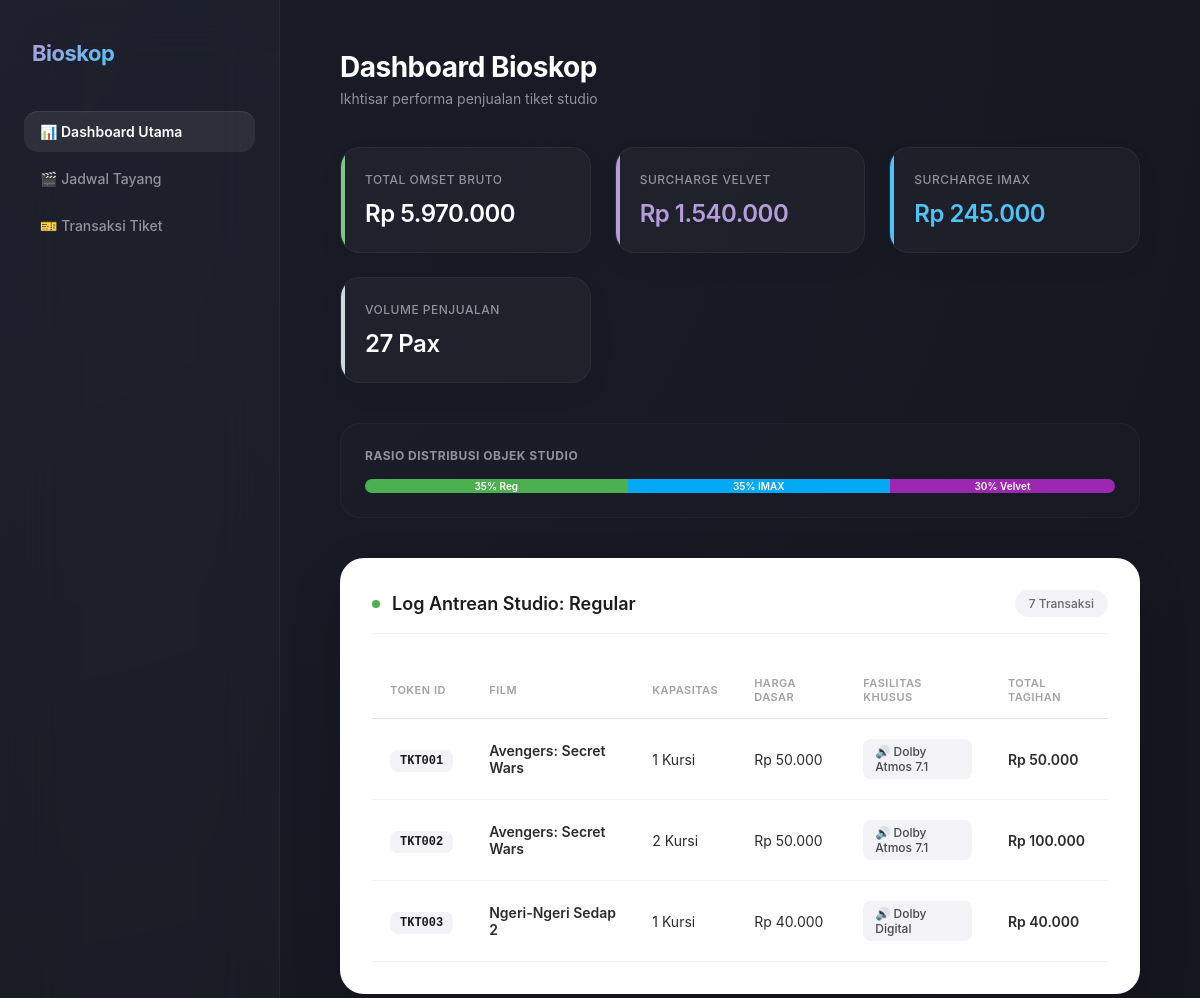
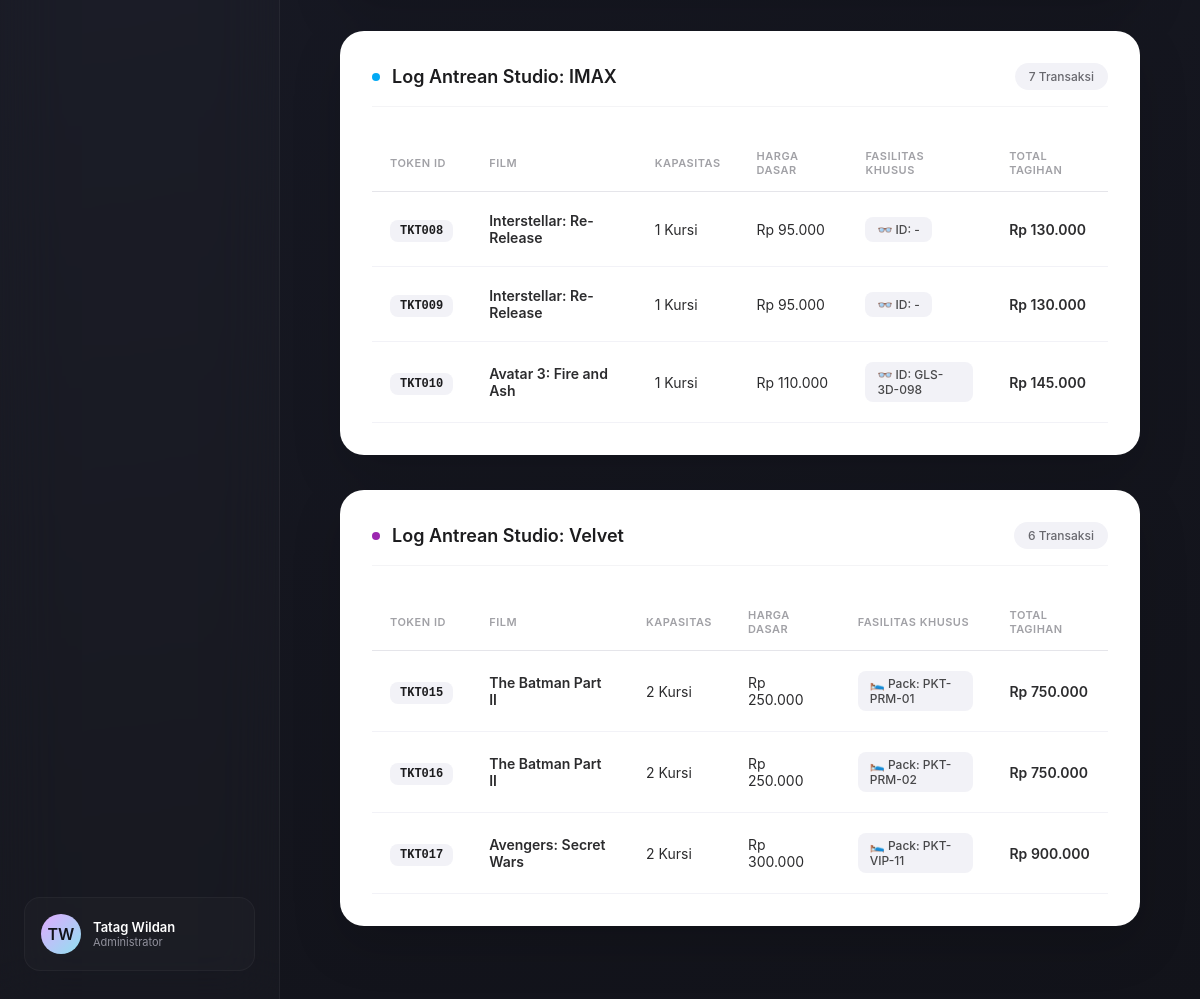
The page / on the database its author committed (2 pictures, top to bottom).
### tables this page shows
CREATE TABLE `table_tiket` (
  `id_tiket` varchar(10) NOT NULL,
  `nama_film` varchar(100) NOT NULL,
  `jadwal_tayang` datetime NOT NULL,
  `jumlah_kursi` int NOT NULL,
  `harga_dasar_tiket` decimal(10,2) NOT NULL,
  `jenis_studio` enum('Regular','IMAX','Velvet') NOT NULL,
  `lokasi_baris` varchar(5) DEFAULT NULL,
  `tipe_audio` varchar(30) DEFAULT NULL,
  `kacamata_3d_id` varchar(15) DEFAULT NULL,
  `efek_gerak_fitur` varchar(50) DEFAULT NULL,
  `bantal_selimut_pack` varchar(10) DEFAULT NULL,
  `layanan_butler` varchar(50) DEFAULT NULL
);

### proses_data.php (called while the page is built, shortened)
<?php
require_once __DIR__ . '/src/koneksi.php';
require_once __DIR__ . '/src/Tiket.php';
require_once __DIR__ . '/class/TiketRegular.php';
require_once __DIR__ . '/class/TiketMax.php';
require_once __DIR__ . '/class/TiketVelvet.php';
$query = "SELECT * FROM table_tiket ORDER BY jadwal_tayang ASC";
$result = $koneksi->query($query);
$daftarTiket = ['Regular' => [], 'IMAX' => [], 'Velvet' => []];
$totalPendapatan = 0;
$totalTiketTerjual = 0;
$totalSurchargeVelvet = 0;
$totalBiayaImax = 0;
if ($result && $result->num_rows > 0) {
    while ($row = $result->fetch_assoc()) {
        $studio = $row['jenis_studio'];
        $tiket = null;
        if ($studio == 'Regular') {
            $tiket = new TiketRegular(
                $row['id_tiket'], $row['nama_film'], $row['jadwal_tayang'], $row['jumlah_kursi'], $row['harga_dasar_tiket'],
                $row['tipe_audio'] ?? '-', $row['lokasi_baris'] ?? '-'
            );
            $daftarTiket['Regular'][] = $tiket;
        } elseif ($studio == 'IMAX') {
            $tiket = new TiketMax(
                $row['id_tiket'], $row['nama_film'], $row['jadwal_tayang'], $row['jumlah_kursi'], $row['harga_dasar_tiket'],
                $row['kacamata_3d_id'] ?? '-', $row['efek_gerak_fitur'] ?? '-'
            );
            $daftarTiket['IMAX'][] = $tiket;
            $totalBiayaImax += 35000 * $row['jumlah_kursi'];
        } elseif ($studio == 'Velvet') {
            $tiket = new TiketVelvet(
                $row['id_tiket'], $row['nama_film'], $row['jadwal_tayang'], $row['jumlah_kursi'], $row['harga_dasar_tiket'],
                $row['bantal_selimut_pack'] ?? '-', $row['layanan_butler'] ?? '-'
            );
            $daftarTiket['Velvet'][] = $tiket;
            $totalSurchargeVelvet += ($row['jumlah_kursi'] * $row['harga_dasar_tiket']) * 0.50;
        }
        if ($tiket) {
            $totalPendapatan += $tiket->hitungTotalHarga();
            $totalTiketTerjual += $tiket->getJumlahKursi();
        }
    }
}
$countRegular = count($daftarTiket['Regular']);
$countImax = count($daftarTiket['IMAX']);
$countVelvet = count($daftarTiket['Velvet']);
$totalData = max($countRegular + $countImax + $countVelvet, 1);
$pctRegular = round(($countRegular / $totalData) * 100);
$pctImax = round(($countImax / $totalData) * 100);
$pctVelvet = round(($countVelvet / $totalData) * 100);
?>

### src/Tiket.php (called while the page is built, shortened)
<?php
abstract class Tiket {
    protected $id_tiket;
    protected $nama_film;
    protected $jumlah_kursi;
    protected $harga_dasar_tiket;
    public function __construct($id_tiket, $nama_film, $jadwal_tayang, $jumlah_kursi, $harga_dasar_tiket) {
        $this->id_tiket = $id_tiket;
        $this->nama_film = $nama_film;
        $this->jumlah_kursi = $jumlah_kursi;
        $this->harga_dasar_tiket = $harga_dasar_tiket;
    }
    public function getIdTiket() { return $this->id_tiket; }
    public function getNamaFilm() { return $this->nama_film; }
    public function getJumlahKursi() { return $this->jumlah_kursi; }
    public function getHargaDasarTiket() { return $this->harga_dasar_tiket; }
}
?>

### class/TiketMax.php (called while the page is built, shortened)
<?php
require_once __DIR__ . '/../src/Tiket.php';
class TiketMax extends Tiket {
    protected $kacamata3dId;
    public function __construct($id_tiket, $nama_film, $jadwal_tayang, $jumlah_kursi, $harga_dasar_tiket, $kacamata3dId, $efekGerakFitur) {
        $this->kacamata3dId = $kacamata3dId;
    }
    public function getKacamata3dId() { return $this->kacamata3dId; }
    public function hitungTotalHarga() {
        return ($this->jumlah_kursi * $this->harga_dasar_tiket) + 35000;
    }
}
?>

### class/TiketRegular.php (called while the page is built, shortened)
<?php
require_once __DIR__ . '/../src/Tiket.php';
class TiketRegular extends Tiket {
    protected $tipeAudio;
    public function __construct($id_tiket, $nama_film, $jadwal_tayang, $jumlah_kursi, $harga_dasar_tiket, $tipeAudio, $lokasiBaris) {
        $this->tipeAudio = $tipeAudio;
    }
    public function getTipeAudio() { return $this->tipeAudio; }
    public function hitungTotalHarga() {
        return $this->jumlah_kursi * $this->harga_dasar_tiket;
    }
}
?>

### class/TiketVelvet.php (called while the page is built, shortened)
<?php
require_once __DIR__ . '/../src/Tiket.php';
class TiketVelvet extends Tiket {
    protected $bantalSelimutPack;
    public function __construct($id_tiket, $nama_film, $jadwal_tayang, $jumlah_kursi, $harga_dasar_tiket, $bantalSelimutPack, $layananButler) {
        $this->bantalSelimutPack = $bantalSelimutPack;
    }
    public function getBantalSelimutPack() { return $this->bantalSelimutPack; }
    public function hitungTotalHarga() {
        return ($this->jumlah_kursi * $this->harga_dasar_tiket) * 1.50;
    }
}
?>

### index.php (the view, shortened to what this page needs)
<?php
require_once __DIR__ . '/proses_data.php';
?>
<!DOCTYPE html>
<html lang="id">
<head>
    <link rel="stylesheet" href="css/dashboard.css">
</head>
<body>
    <aside class="sidebar">
        <div>
            <div class="sidebar-logo">
                <span style="background: linear-gradient(135deg, #b39ddb, #4fc3f7); -webkit-background-clip: text; -webkit-text-fill-color: transparent;">Bioskop</span>
            </div>
            <ul class="sidebar-menu">
                <li class="sidebar-item">
                    <div onclick="switchView('dashboard-view')" id="btn-dashboard-view" class="sidebar-link active">📊 Dashboard Utama</div>
                </li>
                <li class="sidebar-item">
                    <div onclick="switchView('jadwal-view')" id="btn-jadwal-view" class="sidebar-link">🎬 Jadwal Tayang</div>
                </li>
                <li class="sidebar-item">
                    <div onclick="switchView('transaksi-view')" id="btn-transaksi-view" class="sidebar-link">🎫 Transaksi Tiket</div>
                </li>
            </ul>
        </div>
        <div class="sidebar-footer">
            <div class="avatar-circle">TW</div>
            <div>
                <p style="font-size:13px; color:#ffffff; font-weight:600;">Tatag Wildan</p>
                <p style="font-size:11px; color:#92929d;">Administrator</p>
            </div>
        </div>
    </aside>
    <main class="main-content">
        <div id="dashboard-view" class="app-view active-view">
            <header class="main-header">
                <h1>Dashboard Bioskop</h1>
                <p>Ikhtisar performa penjualan tiket studio</p>
            </header>
            <section class="stats-grid">
                <div class="stat-card card-omset">
                    <h4>Total Omset Bruto</h4>
                    <div class="value">Rp <?php echo number_format($totalPendapatan, 0, ',', '.'); ?></div>
                </div>
                <div class="stat-card card-velvet">
                    <h4>Surcharge Velvet</h4>
                    <div class="value" style="color:#b39ddb;">Rp <?php echo number_format($totalSurchargeVelvet, 0, ',', '.'); ?></div>
                </div>
                <div class="stat-card card-imax">
                    <h4>Surcharge IMAX</h4>
                    <div class="value" style="color:#4fc3f7;">Rp <?php echo number_format($totalBiayaImax, 0, ',', '.'); ?></div>
                </div>
                <div class="stat-card card-volume">
                    <h4>Volume Penjualan</h4>
                    <div class="value"><?php echo $totalTiketTerjual; ?> Pax</div>
                </div>
            </section>
            <div class="chart-box">
                <h4 style="font-size:12px; color:#92929d; text-transform:uppercase; letter-spacing:0.5px;">Rasio Distribusi Objek Studio</h4>
                <div class="bar-container">
                    <div class="bar-segment" style="width: <?php echo $pctRegular; ?>%; background: #4caf50;"><?php echo $pctRegular; ?>% Reg</div>
                    <div class="bar-segment" style="width: <?php echo $pctImax; ?>%; background: #03a9f4;"><?php echo $pctImax; ?>% IMAX</div>
                    <div class="bar-segment" style="width: <?php echo $pctVelvet; ?>%; background: #9c27b0;"><?php echo $pctVelvet; ?>% Velvet</div>
                </div>
            </div>
            <?php foreach ($daftarTiket as $kategoriStudio => $listTiket): ?>
                <div class="milk-panel">
                    <div class="panel-header">
                        <div class="panel-title">
                            <span class="status-dot <?php echo 'dot-'.strtolower($kategoriStudio); ?>"></span>
                            <span>Log Antrean Studio: <?php echo $kategoriStudio; ?></span>
                        </div>
                        <span class="counter-badge"><?php echo count($listTiket); ?> Transaksi</span>
                    </div>
                    <div class="table-container">
                        <table>
                            <thead>
                                <tr><th>Token ID</th><th>Film</th><th>Kapasitas</th><th>Harga Dasar</th><th>Fasilitas Khusus</th><th>Total Tagihan</th></tr>
                            </thead>
                            <tbody>
                                <?php foreach (array_slice($listTiket, 0, 3) as $t): ?>
                                    <tr>
                                        <td><span class="ticket-token"><?php echo $t->getIdTiket(); ?></span></td>
                                        <td style="font-weight:600;"><?php echo $t->getNamaFilm(); ?></td>
                                        <td><?php echo $t->getJumlahKursi(); ?> Kursi</td>
                                        <td>Rp <?php echo number_format($t->getHargaDasarTiket(), 0, ',', '.'); ?></td>
                                        <td>
                                            <div class="pill-box">
                                                <?php
                                                if ($t instanceof TiketRegular) echo "<span class='pill-ios'>🔊 ".$t->getTipeAudio()."</span>";
                                                elseif ($t instanceof TiketMax) echo "<span class='pill-ios'>👓 ID: ".$t->getKacamata3dId()."</span>";
                                                elseif ($t instanceof TiketVelvet) echo "<span class='pill-ios'>🛌 Pack: ".$t->getBantalSelimutPack()."</span>";
                                                ?>
                                            </div>
                                        </td>
                                        <td style="font-weight:600;">Rp <?php echo number_format($t->hitungTotalHarga(), 0, ',', '.'); ?></td>
                                    </tr>
                                <?php endforeach; ?>
                            </tbody>
                        </table>
                    </div>
                </div>
            <?php endforeach; ?>
        </div>
    </main>
</body>
</html>

### rows shown on the page
table_tiket: id_tiket "TKT001", nama_film "Avengers: Secret Wars", jumlah_kursi "1", harga_dasar_tiket "50.000", tipe_audio "Dolby Atmos 7.1", $t->hitungTotalHarga() "50.000"
table_tiket: id_tiket "TKT002", nama_film "Avengers: Secret Wars", jumlah_kursi "2", harga_dasar_tiket "50.000", tipe_audio "Dolby Atmos 7.1", $t->hitungTotalHarga() "100.000"
table_tiket: id_tiket "TKT003", nama_film "Ngeri-Ngeri Sedap 2", jumlah_kursi "1", harga_dasar_tiket "40.000", tipe_audio "Dolby Digital", $t->hitungTotalHarga() "40.000"
table_tiket: id_tiket "TKT008", nama_film "Interstellar: Re-Release", jumlah_kursi "1", harga_dasar_tiket "95.000", Kacamata3dId "-", $t->hitungTotalHarga() "130.000"
table_tiket: id_tiket "TKT009", nama_film "Interstellar: Re-Release", jumlah_kursi "1", harga_dasar_tiket "95.000", Kacamata3dId "-", $t->hitungTotalHarga() "130.000"
table_tiket: id_tiket "TKT010", nama_film "Avatar 3: Fire and Ash", jumlah_kursi "1", harga_dasar_tiket "110.000", kacamata_3d "GLS-3D-098", $t->hitungTotalHarga() "145.000"
table_tiket: id_tiket "TKT015", nama_film "The Batman Part II", jumlah_kursi "2", harga_dasar_tiket "250.000", bantal_selimut_pack "PKT-PRM-01", $t->hitungTotalHarga() "750.000"
table_tiket: id_tiket "TKT016", nama_film "The Batman Part II", jumlah_kursi "2", harga_dasar_tiket "250.000", bantal_selimut_pack "PKT-PRM-02", $t->hitungTotalHarga() "750.000"
table_tiket: id_tiket "TKT017", nama_film "Avengers: Secret Wars", jumlah_kursi "2", harga_dasar_tiket "300.000", bantal_selimut_pack "PKT-VIP-11", $t->hitungTotalHarga() "900.000"

### other values the page prints
$totalPendapatan "5.970.000"
$totalSurchargeVelvet "1.540.000"
$totalBiayaImax "245.000"
$totalTiketTerjual "27"
$pctRegular "35"
$pctImax "35"
$pctVelvet "30"
$kategoriStudio "Regular"
count($listTiket) "7"
$kategoriStudio "IMAX"
$kategoriStudio "Velvet"
count($listTiket) "6"
